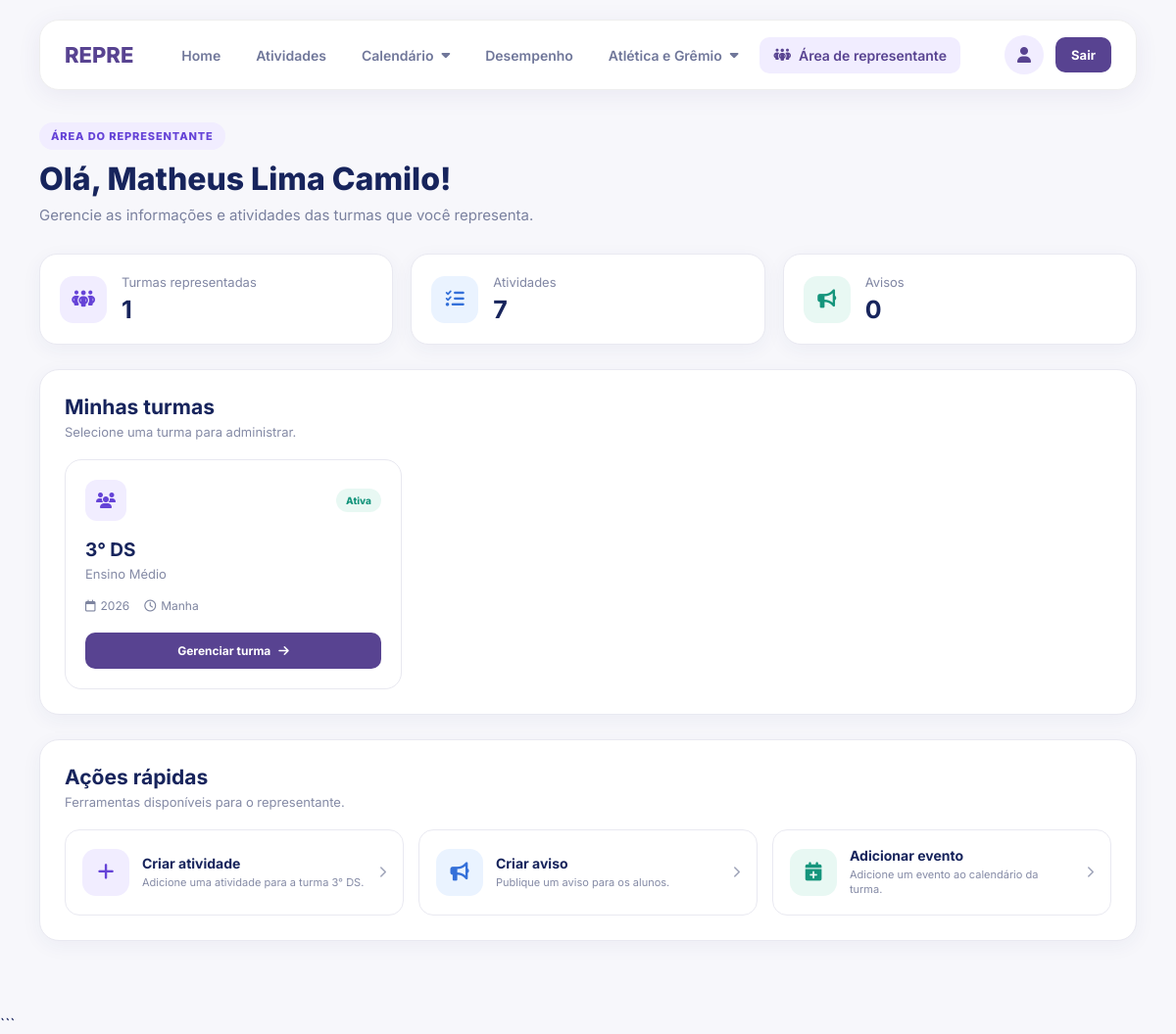
Before: /heloisa/adminRepresentante.php (signed in) with the older database file.
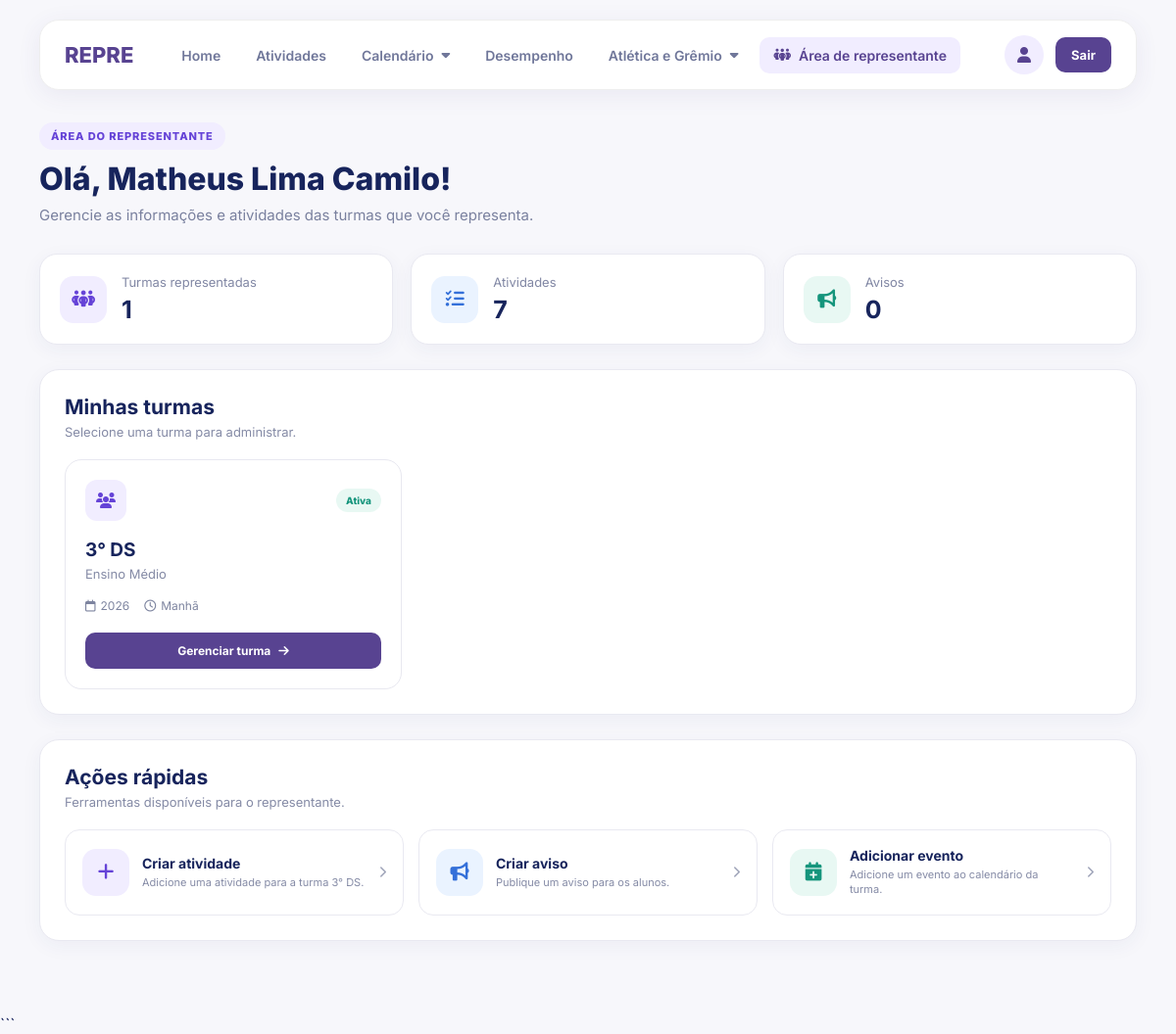
After: the same page with the newer database file.
### tables this page shows
CREATE TABLE IF NOT EXISTS `turmas` (
  `id` int UNSIGNED NOT NULL AUTO_INCREMENT,
  `nome` varchar(80) NOT NULL,
  `serie` varchar(40) DEFAULT NULL,
  `turno` enum('Manhã','Tarde','Noite','Integral') NOT NULL DEFAULT 'Manhã',
  `ano_letivo` year NOT NULL,
  `ativa` tinyint(1) NOT NULL DEFAULT '1',
  PRIMARY KEY (`id`),
  UNIQUE KEY `uq_turma` (`nome`,`ano_letivo`)
);

### heloisa/auth.php (called while the page is built, shortened)
<?php
require_once __DIR__ . '/config.php';
function e(?string $value): string
{
    return htmlspecialchars($value ?? '', ENT_QUOTES | ENT_SUBSTITUTE, 'UTF-8');
}

### heloisa/config.php (called while the page is built, shortened)
<?php
function db(): PDO
{
    static $pdo = null;
if ($pdo === null) {
        $dsn = 'mysql:host=' . DB_HOST .
               ';port=3308' .
               ';dbname=' . DB_NAME .
               ';charset=utf8mb4';
        $pdo = new PDO($dsn, DB_USER, DB_PASS, [
            PDO::ATTR_ERRMODE => PDO::ERRMODE_EXCEPTION,
            PDO::ATTR_DEFAULT_FETCH_MODE => PDO::FETCH_ASSOC,
            PDO::ATTR_EMULATE_PREPARES => false,
        ]);
    }
    return $pdo;
}

### heloisa/adminRepresentante.php (the view, shortened to what the changed rows need)
<?php
require_once __DIR__ . '/auth.php';
$usuarioId = (int) $_SESSION['user_id'];
$sql = "
    SELECT
        t.id,
        t.nome,
        t.serie,
        t.turno,
        t.ano_letivo
    FROM turma_membros tm
    INNER JOIN turmas t
        ON t.id = tm.turma_id
    WHERE tm.aluno_id = :aluno_id
      AND tm.papel = 'representante'
      AND t.ativa = 1
    ORDER BY t.ano_letivo DESC, t.nome
";
$stmt = db()->prepare($sql);
$stmt->execute([
    ':aluno_id' => $usuarioId
]);
$turmas = $stmt->fetchAll(PDO::FETCH_ASSOC);
?>
<!DOCTYPE html>
<html lang="pt-BR">
<head>
    <link rel="stylesheet" href="adminRepresentante.css">
    <link
        rel="stylesheet"
        href="https://cdnjs.cloudflare.com/ajax/libs/font-awesome/6.5.2/css/all.min.css"
    >
</head>
<body>
<div class="pagina">
    <main class="conteudo">
        <section class="cabecalho">
            <div>
                <h1>
                    Olá, <?= e($_SESSION['user_name'] ?? 'Representante') ?>!
                </h1>
            </div>
        </section>
        <section class="secao">
            <div class="secao-header">
                <div>
                    <h2>
                        Minhas turmas
                    </h2>
                </div>
            </div>
            <?php if (empty($turmas)): ?>
                <div class="vazio">
                    <div class="vazio-icone">
                        <i class="fa-solid fa-people-group"></i>
                    </div>
                    <h3>
                        Nenhuma turma encontrada
                    </h3>
                    <p>
                        Você ainda não foi definido como representante de nenhuma turma.
                    </p>
                </div>
            <?php else: ?>
                <div class="turmas-grid">
                    <?php foreach ($turmas as $turma): ?>
                        <article class="turma-card">
                            <div class="turma-topo">
                                <div class="turma-icone">
                                    <i class="fa-solid fa-users"></i>
                                </div>
                                <span class="status">
                                    Ativa
                                </span>
                            </div>
                            <h3>
                                <?= e($turma['nome']) ?>
                            </h3>
                            <p class="serie">
                                <?= e($turma['serie'] ?? 'Turma') ?>
                            </p>
                            <div class="turma-info">
                                <span>
                                    <i class="fa-regular fa-calendar"></i>
                                    <?= e((string) $turma['ano_letivo']) ?>
                                </span>
                                <span>
                                    <i class="fa-regular fa-clock"></i>
                                    <?= e(ucfirst($turma['turno'])) ?>
                                </span>
                            </div>
                            <a
                                href="adminTurma.php?id=<?= (int) $turma['id'] ?>"
                                class="btn-gerenciar"
                            >
                                Gerenciar turma
                                <i class="fa-solid fa-arrow-right"></i>
                            </a>
                        </article>
                    <?php endforeach; ?>
                </div>
            <?php endif; ?>
        </section>
        <section class="secao">
            <div class="secao-header">
                <div>
                    <h2>
                        Ações rápidas
                    </h2>
                </div>
            </div>
            <?php if (!empty($turmas)): ?>
                <?php
                $turmaRapida = $turmas[0];
                ?>
                <div class="acoes-grid">
                    <a
                        href="criarAtividade.php?turma_id=<?= (int) $turmaRapida['id'] ?>"
                        class="acao-card"
                    >
                        <div class="acao-icone roxo">
                            <i class="fa-solid fa-plus"></i>
                        </div>
                        <div>
                            <h3>
                                Criar atividade
                            </h3>
                            <p>
                                Adicione uma atividade para a turma
                                <?= e($turmaRapida['nome']) ?>.
                            </p>
                        </div>
                        <i class="fa-solid fa-chevron-right seta"></i>
                    </a>
                    <a
                        href="#"
                        class="acao-card"
                    >
                        <div class="acao-icone azul">
                            <i class="fa-solid fa-bullhorn"></i>
                        </div>
                        <div>
                            <h3>
                                Criar aviso
                            </h3>
                            <p>
                                Publique um aviso para os alunos.
                            </p>
                        </div>
                        <i class="fa-solid fa-chevron-right seta"></i>
                    </a>
                    <a
                        href="#"
                        class="acao-card"
                    >
                        <div class="acao-icone verde">
                            <i class="fa-solid fa-calendar-plus"></i>
                        </div>
                        <div>
                            <h3>
                                Adicionar evento
                            </h3>
                            <p>
                                Adicione um evento ao calendário da turma.
                            </p>
                        </div>
                        <i class="fa-solid fa-chevron-right seta"></i>
                    </a>
                </div>
            <?php endif; ?>
        </section>
    </main>
</div>
</body>
</html>

Changed rows visible on the page:
changed turmas "3° DS": turno "Manha" → "Manhã"
